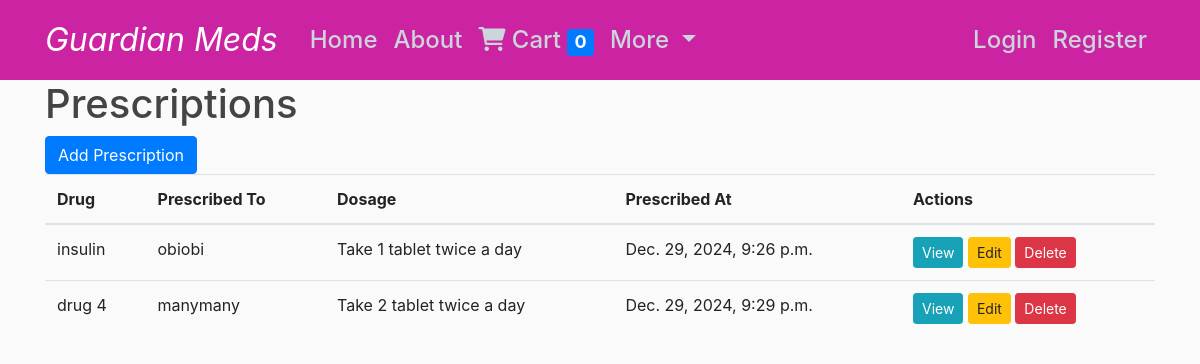
Page /prescriptions/ on the earlier database version.
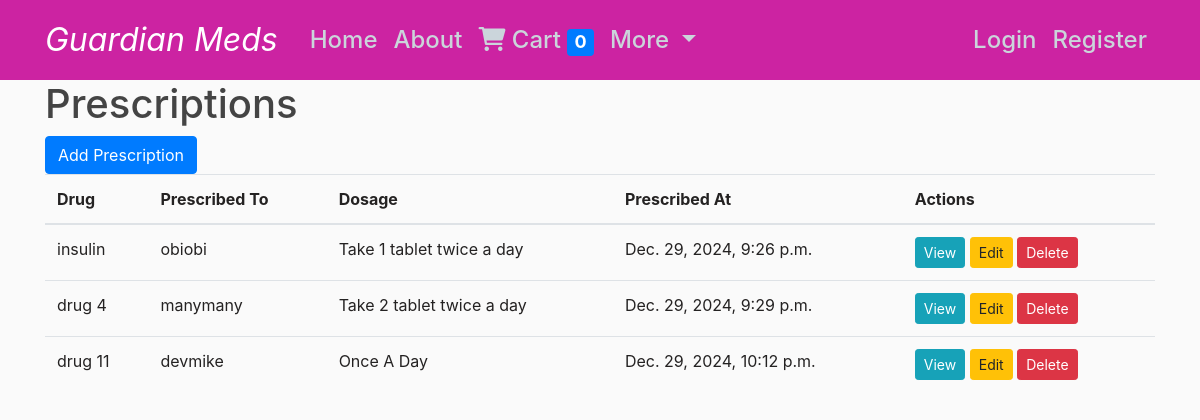
Same page on the later database version.
### pharmacy/models.py (models this page shows, shortened)
class Prescription(models.Model):
    id = models.UUIDField(primary_key=True, default=uuid.uuid4, editable=False)
    drug = models.ForeignKey(Drug, on_delete=models.CASCADE, related_name='prescriptions')
    prescribed_to = models.ForeignKey(User, on_delete=models.CASCADE, related_name='prescriptions')
    dosage = models.CharField(max_length=255)  # e.g., "Take 1 tablet twice a day"
    prescribed_at = models.DateTimeField(auto_now_add=True)
    notes = models.TextField(null=True, blank=True)

class Drug(models.Model):
    STOCK_STATUS_CHOICES = [
        ('in_stock', 'In Stock'),
        ('sold', 'Sold'),
        ('out_of_stock', 'Out of Stock'),
    ]
    id = models.UUIDField(primary_key=True, default=uuid.uuid4, editable=False)
    name = models.CharField(max_length=255)
    description = models.TextField()
    image_url = models.URLField(max_length=500)  # To store the image path or URL
    type = models.ForeignKey(Type, on_delete=models.CASCADE, related_name='drugs')
    cart = models.ForeignKey(Cart, on_delete=models.CASCADE, related_name='drugs', null=True, blank=True)
    price = models.DecimalField(max_digits=10, decimal_places=2)
    expiry = models.DateTimeField()
    stock = models.PositiveIntegerField(default=0)
    created_at = models.DateTimeField(auto_now_add=True)
    stock_status = models.CharField(
        max_length=15,
        choices=STOCK_STATUS_CHOICES,
        default='in_stock',
    )  # New field to track stock status

### pharmacy/views.py (the view)
# urls.py: path('prescriptions/', PrescriptionListView.as_view(), name='user-prescription-list'),
class PrescriptionListView(ListView):
    model = Prescription
    template_name = "pharmacy/prescription_list.html"
    context_object_name = "prescriptions"

### pharmacy/templates/pharmacy/prescription_list.html
{% extends "pharmacy/base.html" %}
{% block content %}
<h1>Prescriptions</h1>
<a href="{% url 'prescription-create' %}" class="btn btn-primary">Add Prescription</a>
<table class="table">
    <thead>
        <tr>
            <th>Drug</th>
            <th>Prescribed To</th>
            <th>Dosage</th>
            <th>Prescribed At</th>
            <th>Actions</th>
        </tr>
    </thead>
    <tbody>
        {% for prescription in prescriptions %}
        <tr>
            <td>{{ prescription.drug.name }}</td>
            <td>{{ prescription.prescribed_to }}</td>
            <td>{{ prescription.dosage }}</td>
            <td>{{ prescription.prescribed_at }}</td>
            <td>
                <a href="{% url 'prescription-detail' prescription.id %}" class="btn btn-info btn-sm">View</a>
                <a href="{% url 'prescription-update' prescription.id %}" class="btn btn-warning btn-sm">Edit</a>
                <a href="{% url 'prescription-delete' prescription.id %}" class="btn btn-danger btn-sm">Delete</a>
            </td>
        </tr>
        {% endfor %}
    </tbody>
</table>
{% endblock %}

Differences in the rows shown:
added Prescription: drug.name "drug 11", prescribed_to "devmike", dosage "Once A Day", prescribed_at "Dec. 29, 2024, 10:12 p.m."
